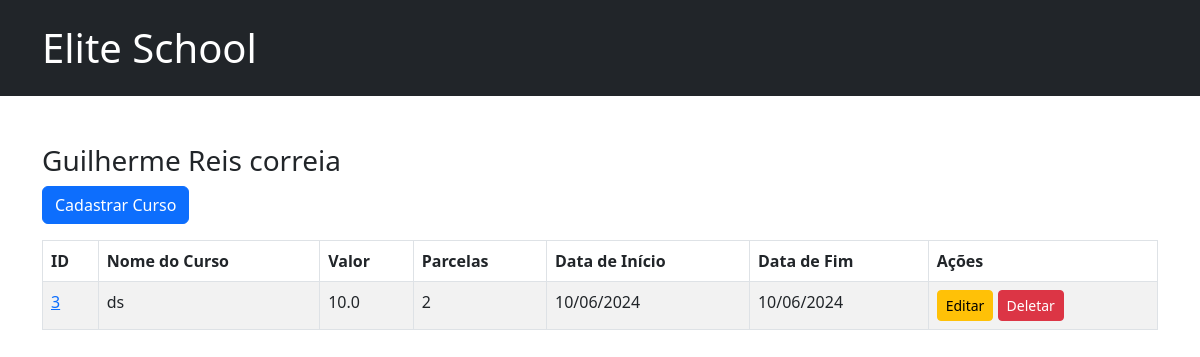
The page /curso/2/ (signed in) on the database its author committed.
### escolas/models.py (models this page shows)
class Aluno(models.Model):
    primeiroNome = models.CharField(max_length=50)
    sobrenome = models.CharField(max_length=80)
    telefone = models.CharField(max_length=11)
    email = models.CharField(max_length=60,unique=True)
    cpf = models.CharField(max_length=11,unique=True)

class Curso(models.Model):
    aluno = models.ForeignKey(Aluno,on_delete=models.CASCADE)
    nomeCurso = models.CharField(max_length=20)
    valor = models.FloatField()
    parcelas = models.IntegerField()
    dataInicioCurso = models.DateField(default=timezone.now)
    dataFimCurso = models.DateField(default=timezone.now)

### escolas/views.py (the view)
# urls.py: path('curso/<idAluno>/', views.curso, name='curso'),
@login_required
def curso(request, idAluno):
    aluno = get_object_or_404(Aluno, id=idAluno)
    cursos = Curso.objects.filter(aluno=aluno)
    contexto = {'aluno': aluno, 'cursos': cursos}
    return render(request, 'escolas/curso.html', contexto)

### escolas/templates/escolas/curso.html (shortened to what this page needs)
<!DOCTYPE html>
<html lang="en">
<head>
    <link href="https://cdn.jsdelivr.net/npm/bootstrap@5.3.0-alpha1/dist/css/bootstrap.min.css" rel="stylesheet">
</head>
<body>
   <header class="bg-dark text-white py-4">
        <div class="container">
            <h1 class="m-0">
                <a href="{% url 'index' %}" class="text-decoration-none text-white">Elite School</a>
            </h1>
        </div>
   </header>
   <main class="py-5">
        <div class="container">
            {% block content %}
            <h3>{{ aluno.primeiroNome }} {{ aluno.sobrenome }}</h3>
            <p>
                <a href="{% url 'cadastrarCurso' idAluno=aluno.id %}" class="btn btn-primary">Cadastrar Curso</a>
            </p>
            <table class="table table-striped table-bordered">
                <thead class="thead-dark">
                    <tr>
                        <th>ID</th>
                        <th>Nome do Curso</th>
                        <th>Valor</th>
                        <th>Parcelas</th>
                        <th>Data de Início</th>
                        <th>Data de Fim</th>
                        <th>Ações</th>
                    </tr>
                </thead>
                <tbody>
                    {% for curso in cursos %}
                    <tr>
                        <td><a href="{% url 'editarCurso' idCurso=curso.id %}">{{ curso.id }}</a></td>
                        <td>{{ curso.nomeCurso }}</td>
                        <td>{{ curso.valor }}</td>
                        <td>{{ curso.parcelas }}</td>
                        <td>{{ curso.dataInicioCurso|date:"d/m/Y" }}</td>
                        <td>{{ curso.dataFimCurso|date:"d/m/Y" }}</td>
                        <td>
                            <a href="{% url 'editarCurso' idCurso=curso.id %}" class="btn btn-sm btn-warning">Editar</a>
                            <a href="{% url 'deletarCurso' idCurso=curso.id %}" class="btn btn-sm btn-danger">Deletar</a>
                        </td>
                    </tr>
                    {% empty %}
                    <tr>
                        <td colspan="7">Não há cursos registrados</td>
                    </tr>
                    {% endfor %}
                </tbody>
            </table>
            {% endblock content %}
        </div>
   </main>
</body>
</html>

### rows shown on the page
Aluno: primeiroNome "Guilherme", sobrenome "Reis correia"
Curso: id "3", nomeCurso "ds", valor "10.0", parcelas "2", dataInicioCurso "10/06/2024", dataFimCurso "10/06/2024"
